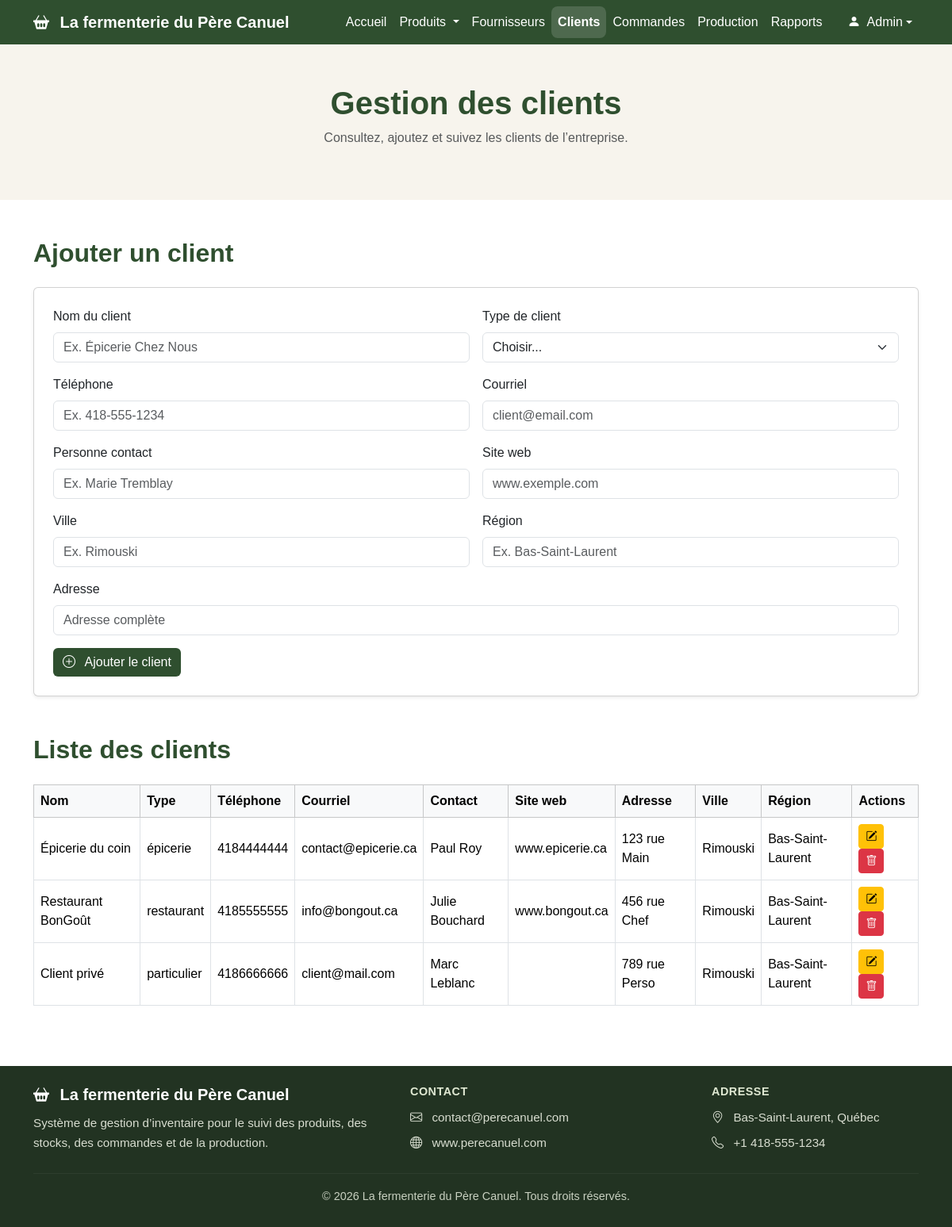
The app's page /clients.php, older data.
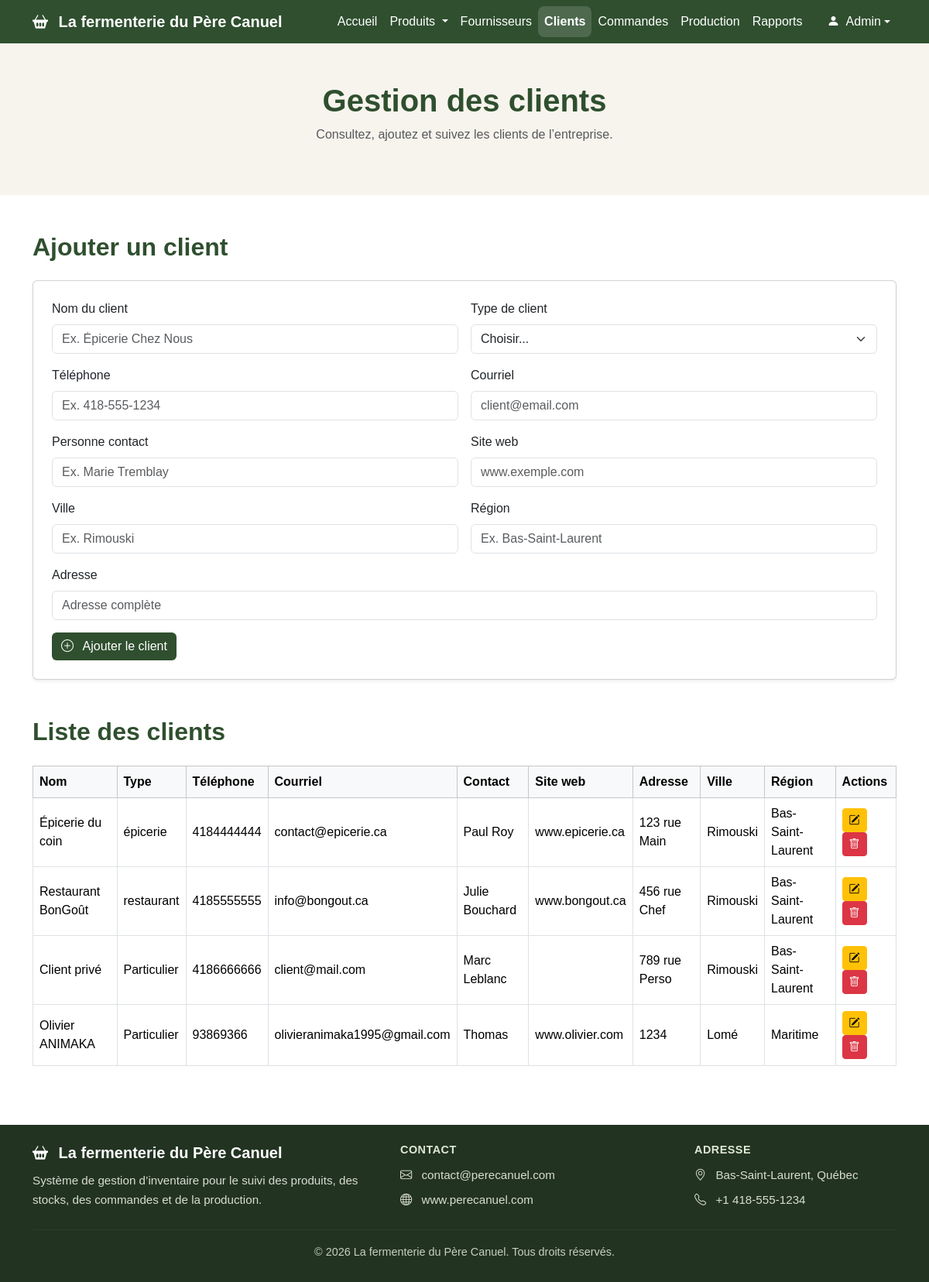
The same page, newer data.
### tables this page shows
CREATE TABLE `client` (
  `id_client` int(11) NOT NULL,
  `nom` varchar(100) DEFAULT NULL,
  `telephone` varchar(20) DEFAULT NULL,
  `email` varchar(100) DEFAULT NULL,
  `site_web` varchar(100) DEFAULT NULL,
  `contact` varchar(100) DEFAULT NULL,
  `type_client` varchar(50) DEFAULT NULL,
  `adresse` varchar(150) DEFAULT NULL,
  `ville` varchar(100) DEFAULT NULL,
  `region` varchar(100) DEFAULT NULL
);

### clients.php (the view, shortened to what the changed rows need)
<?php
require_once "liaisonBD.php";
$sql = "SELECT * FROM client";
$stmt = $pdo->query($sql);
$clients = $stmt->fetchAll(PDO::FETCH_ASSOC);
?>
<!DOCTYPE html>
<html lang="fr">
<head>
  <link href="https://cdn.jsdelivr.net/npm/bootstrap@5.3.3/dist/css/bootstrap.min.css" rel="stylesheet">
  <link href="https://cdn.jsdelivr.net/npm/bootstrap-icons@1.11.3/font/bootstrap-icons.css" rel="stylesheet">
  <link type="text/css" rel="stylesheet" href="styles/clients.css"/>
</head>
<body>
  <header class="page-header">
    <div class="container">
      <h1>Gestion des clients</h1>
    </div>
  </header>
  <main class="container my-5">
    <section class="mb-5">
      <h2 class="section-title mb-4">Ajouter un client</h2>
    </section>
    <section>
      <h2 class="section-title mb-4">Liste des clients</h2>
      <div class="table-responsive">
        <table class="table table-bordered align-middle">
          <thead class="table-light">
            <tr>
              <th>Nom</th>
              <th>Type</th>
              <th>Téléphone</th>
              <th>Courriel</th>
              <th>Contact</th>
              <th>Site web</th>
              <th>Adresse</th>
              <th>Ville</th>
              <th>Région</th>
              <th>Actions</th>
            </tr>
          </thead>
          <tbody>
            <?php foreach ($clients as $client): ?>
              <tr>
                <td><?= htmlspecialchars($client["nom"]) ?></td>
                <td><?= htmlspecialchars($client["type_client"]) ?></td>
                <td><?= htmlspecialchars($client["telephone"]) ?></td>
                <td><?= htmlspecialchars($client["email"]) ?></td>
                <td><?= htmlspecialchars($client["contact"]) ?></td>
                <td><?= htmlspecialchars($client["site_web"]) ?></td>
                <td><?= htmlspecialchars($client["adresse"]) ?></td>
                <td><?= htmlspecialchars($client["ville"]) ?></td>
                <td><?= htmlspecialchars($client["region"]) ?></td>
                <td>
                  <button
                    type="button"
                    class="btn btn-sm btn-warning me-1"
                    data-bs-toggle="modal"
                    data-bs-target="#modifierModal"
                    data-id="<?= $client["id_client"] ?>"
                    data-nom="<?= htmlspecialchars($client["nom"]) ?>"
                    data-type="<?= htmlspecialchars($client["type_client"]) ?>"
                    data-telephone="<?= htmlspecialchars($client["telephone"]) ?>"
                    data-email="<?= htmlspecialchars($client["email"]) ?>"
                    data-contact="<?= htmlspecialchars($client["contact"]) ?>"
                    data-site="<?= htmlspecialchars($client["site_web"]) ?>"
                    data-adresse="<?= htmlspecialchars($client["adresse"]) ?>"
                    data-ville="<?= htmlspecialchars($client["ville"]) ?>"
                    data-region="<?= htmlspecialchars($client["region"]) ?>"
                  >
                    <i class="bi bi-pencil-square"></i>
                  </button>
                  <button
                    type="button"
                    class="btn btn-sm btn-danger"
                    data-bs-toggle="modal"
                    data-bs-target="#supprimerModal"
                    data-id="<?= $client["id_client"] ?>"
                    data-nom="<?= htmlspecialchars($client["nom"]) ?>"
                  >
                    <i class="bi bi-trash"></i>
                  </button>
                </td>
              </tr>
            <?php endforeach; ?>
          </tbody>
        </table>
      </div>
    </section>
  </main>
</body>
</html>

Row changes from the older to the newer data that the page shows:
changed client "Client privé": type_client "particulier" → "Particulier"
added client: nom "Olivier ANIMAKA", type_client "Particulier", telephone "93869366", email "olivieranimaka1995@gmail.com", contact "Thomas", site_web "www.olivier.com", adresse "1234", ville "Lomé", region "Maritime"
